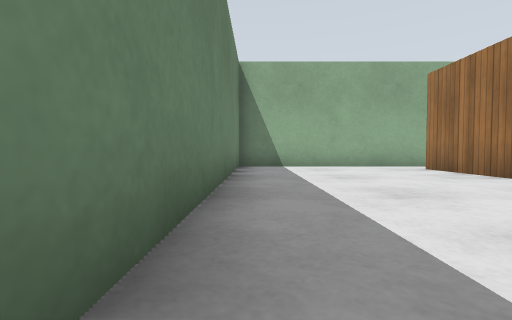
[1] (above)

22 first-person views from a walk through a world built for the Gazebo simulator. The camera is 0.5 m above the floor, tilts 2° down and sees 85° across. The floor is counted in squares, 1 m on a side. Each view is taken from the middle of a square. On the plan, view 1 faces up. The plan holds only what a view shows up to about 9 squares ahead; the rest is blank. Simple patterns stand in for the simulator's built-in surfaces.

[2]
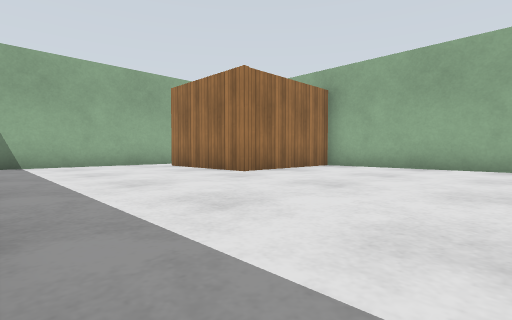

[3]
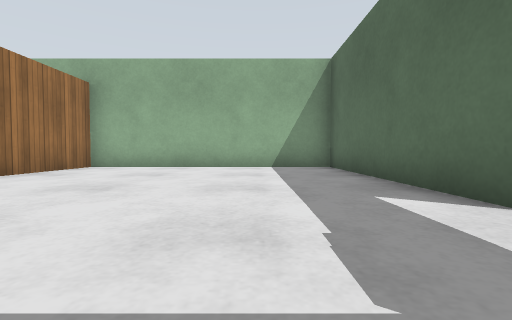

[4]
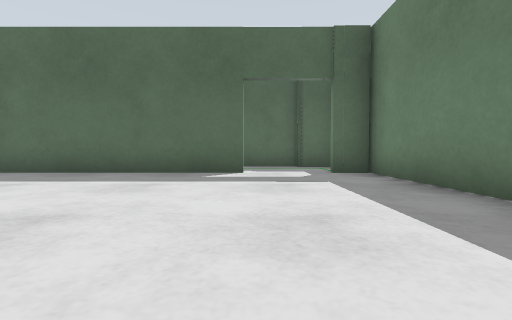

[5]
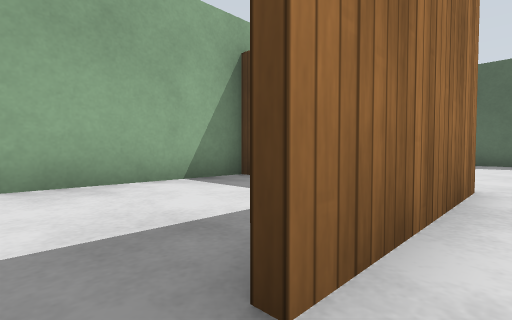

[6]
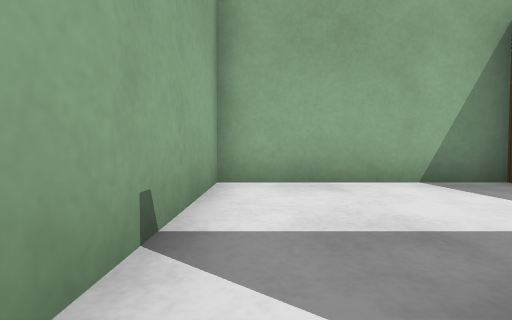

[7]
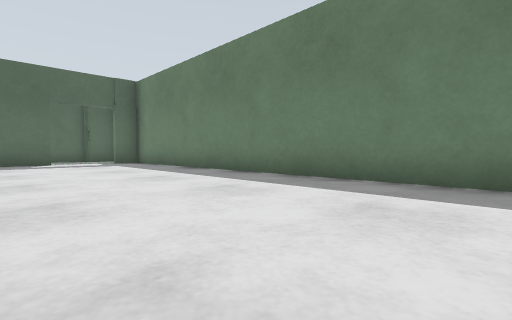

[8]
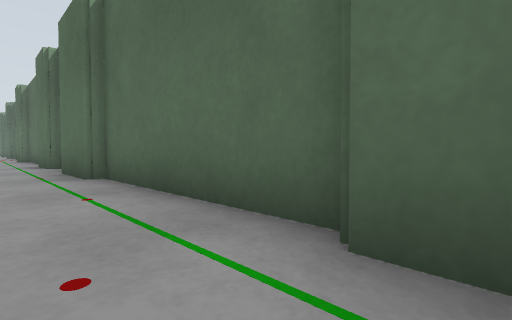

[9]
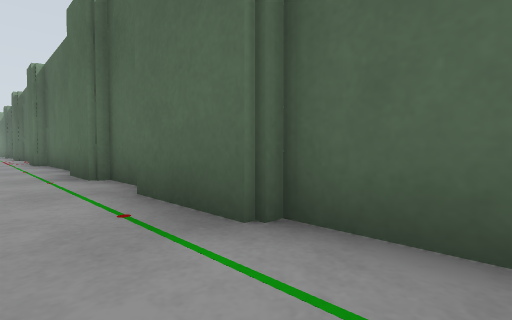

[10]
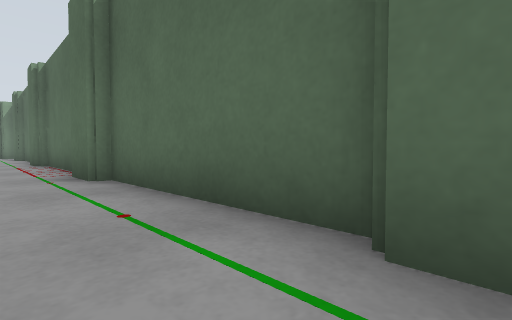

[11]
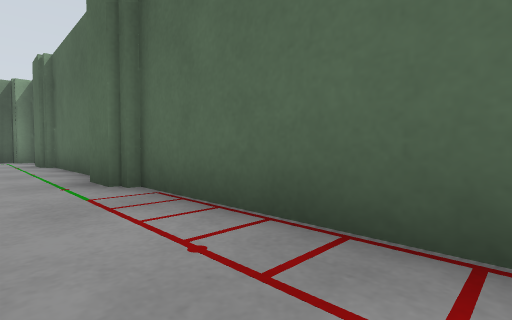

[12]
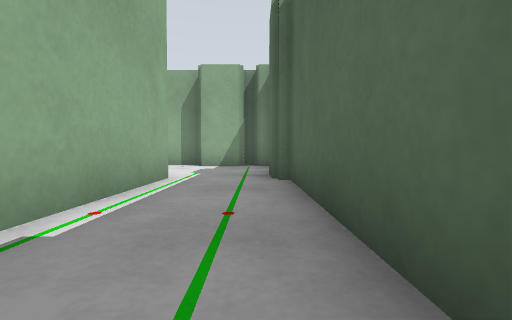

[13]
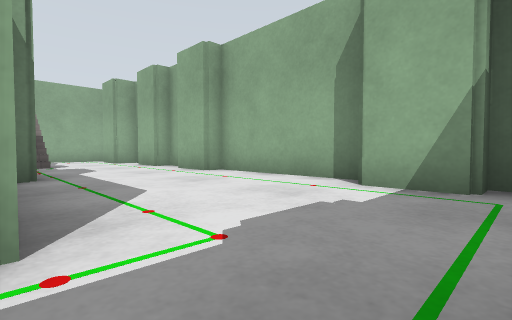

[14]
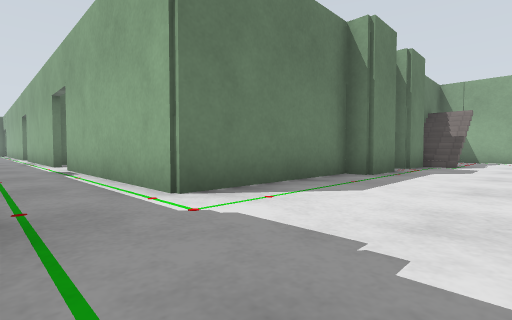

[15]
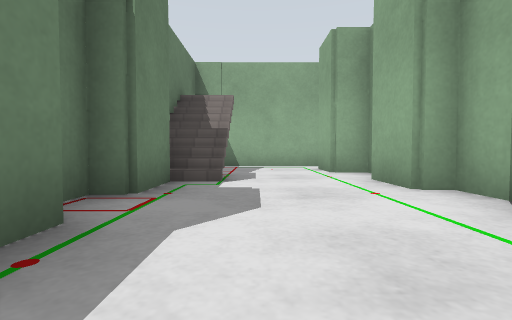

[16]
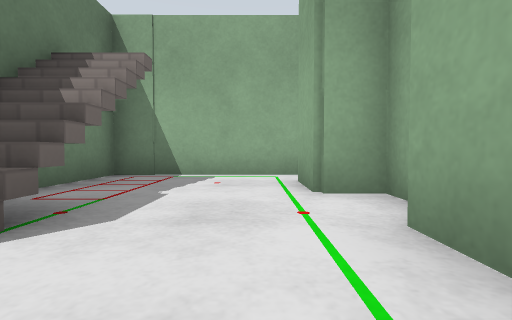

[17]
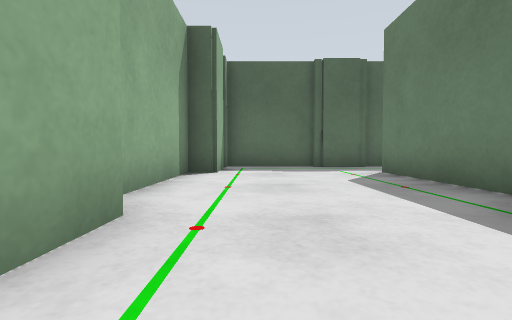

[18]
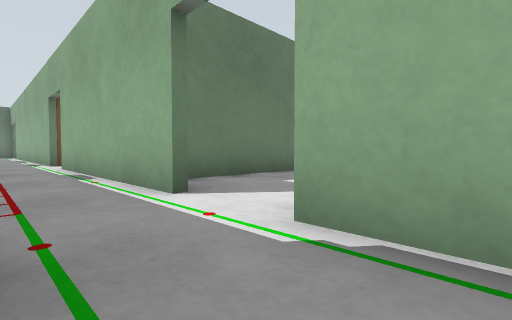

[19]
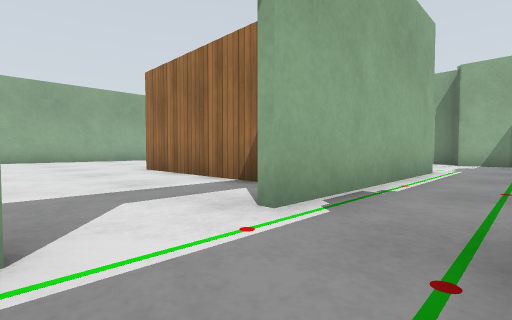

[20]
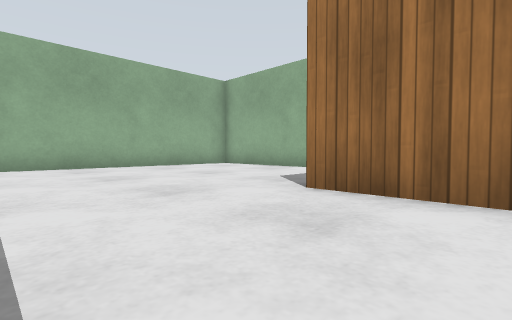

[21]
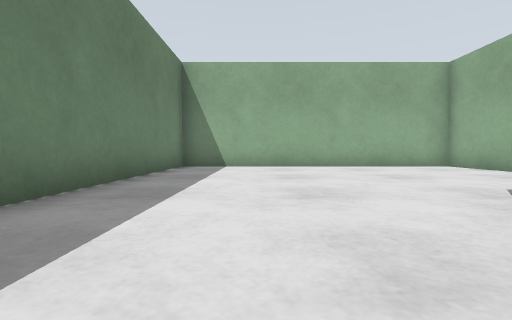

[22]
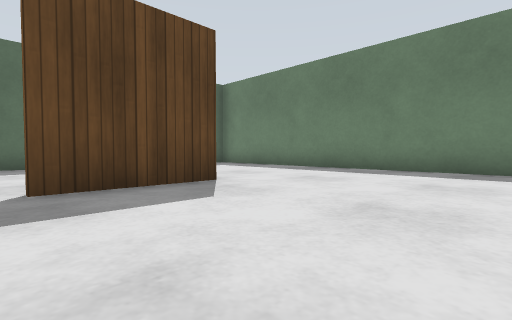

### Floor plan
Points are (right, up) in squares from view 1. A wall is a line through its corners. A room is listed if a view was taken in it or the views show most of it. See-through windows are left out.
Room 1 (views 1, 2, 3, 4, 5, 6, 7)
walls: (2.2, -3.2) (8.3, -3.2) (8.3, 3.9); (8.4, 3.9) (4.5, 3.9) (4.5, 7.5); (4.4, 8.6) (-0.5, 8.6) (-0.5, -3.2) (0.4, -3.2)
ways out: opening at (1.5, -3) to room 2; opening at (5, 8) to room 4
Room 2 (views 8, 9, 10, 11, 12, 13, 14, 15, 16, 17, 18, 19)
walls: (20.1, -3.4) (14.1, -3.4); (20.7, -5.3) (22, -5.3); (22.5, -5.6) (26.7, -5.6); (17, -5.6) (20.9, -5.6); (26.6, -5.3) (28.2, -5.3); (14.9, -5.3) (16.2, -5.3); (28.1, -5.6) (31, -5.6) (31, -5); (27.7, 2) (27.7, 0.6) (27.1, 0.6) (27.1, -3.4) (21.7, -3.4); (12.5, -3) (12.5, -3.4) (11.7, -3.4); (26.9, 4.8) (26.9, 6.5); (27.7, 4.5) (27.7, 3.1) (27.1, 3.1) (27.1, 2.6); (31, -4.6) (31, -3.2) (31.5, -3.2) (31.5, 0.8) (31, 0.8) (31, 2.1); (10.6, -5.6) (15, -5.6); (31.5, 2.6) (31.5, 3.5) (31, 3.5) (31, 4.9); (9, -5.3) (10.6, -5.3); (7.9, -5.6) (9.1, -5.6); (30.7, 6.2) (30.7, 7.6); (31.5, 5.6) (31.5, 6.2); (31, 8.6) (27.1, 8.6) (27.1, 6.4); (5.2, -5.3) (7.2, -5.3); (0.6, -5.6) (5.4, -5.6); (-0.3, -5.3) (0.7, -5.3)
ways out: opening at (1.5, -3) to room 1; opening at (21, -3) to room 3; opening at (13.5, -3)
objects: stairs (27, 6)
Room 3 (views 20, 21, 22)
walls: (26.9, 6.5) (26.9, 8.6) (18.7, 8.6) (18.7, -2.5); (23.1, -2) (23.1, 2.2) (25.6, 2.2)
ways out: opening at (21, -3) to room 2; opening at (26, 2) to room 5
Room 4 (no view inside)
walls: (8.3, 3.9) (8.3, 8.6) (4.4, 8.6)
ways out: opening at (5, 8) to room 1
Room 5 (no view inside)
walls: (25, -3.2) (25.6, -3.2)
ways out: opening at (26, 2) to room 3

Where each view was taken, in squares from view 1:
view 1: 0 up, 0 right, facing up
view 2: 1 down, 0 right, facing up-right
view 3: 1 down, 0 right, facing right
view 4: 3 up, 2 right, facing down
view 5: 8 up, 4 right, facing down-right
view 6: 8 up, 4 right, facing right
view 7: 8 up, 4 right, facing down-left
view 8: 4 down, 0 right, facing down-right
view 9: 4 down, 4 right, facing down-right
view 10: 4 down, 10 right, facing down-right
view 11: 4 down, 17 right, facing down-right
view 12: 5 down, 22 right, facing right
view 13: 5 down, 27 right, facing up-right
view 14: 5 down, 30 right, facing up-left
view 15: 0 up, 29 right, facing up
view 16: 3 up, 30 right, facing up
view 17: 3 up, 30 right, facing down
view 18: 5 down, 23 right, facing up-left
view 19: 5 down, 20 right, facing up-right
view 20: 0 up, 20 right, facing up-right
view 21: 0 up, 21 right, facing up
view 22: 6 up, 26 right, facing down-left
